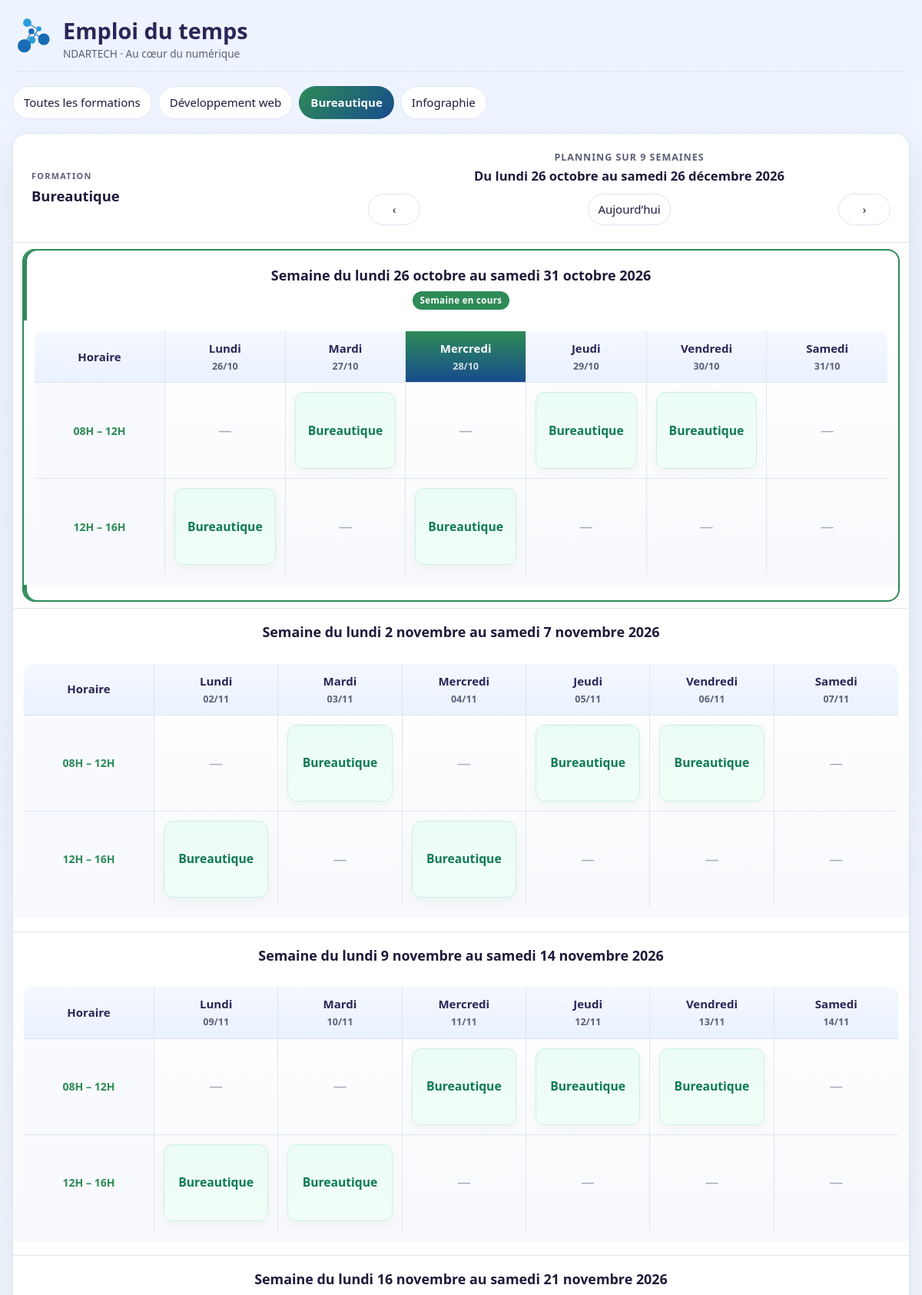
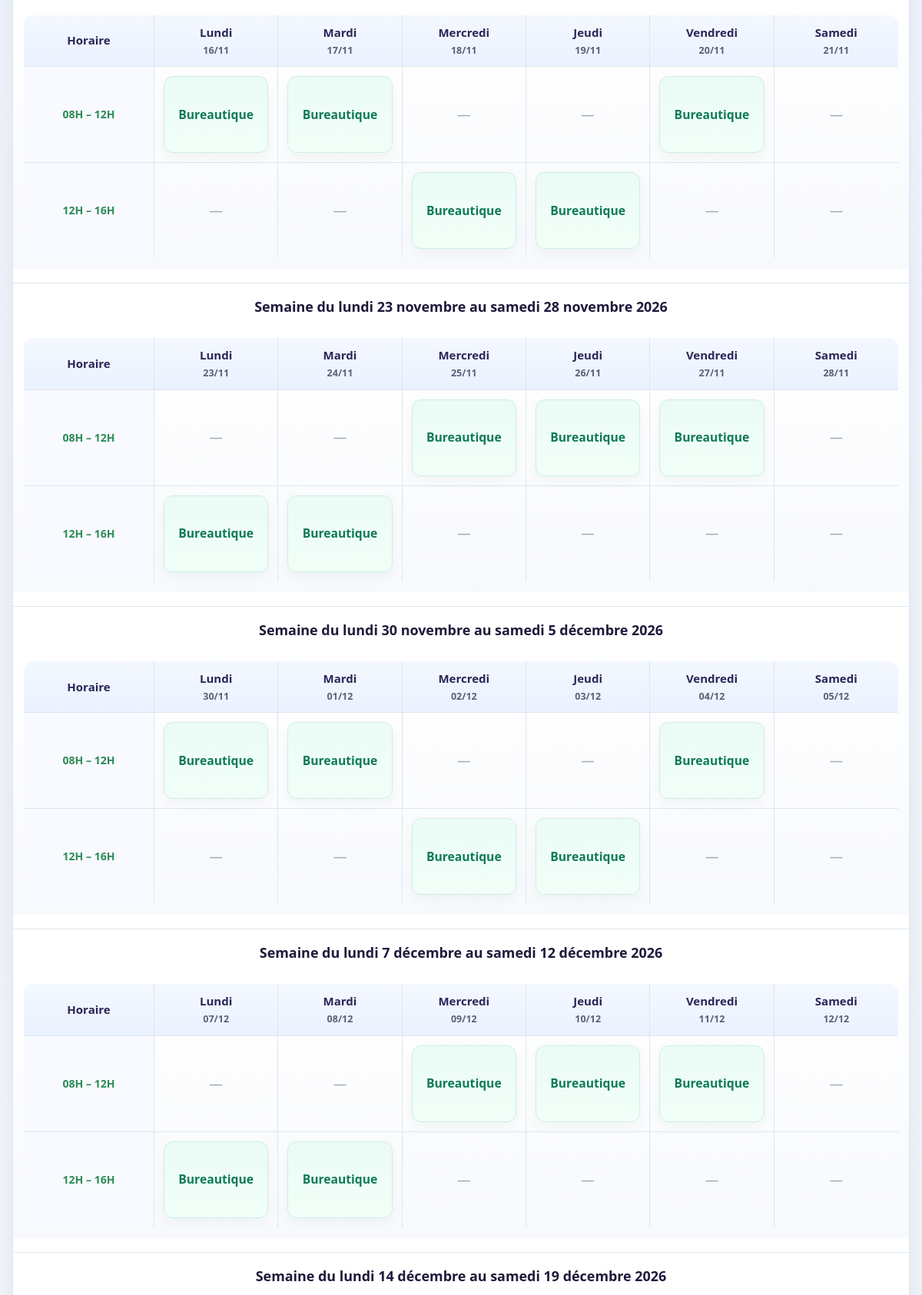
/?f=2&w=2026-10-26 (upper part), run on the app's committed database (2 pictures, top to bottom).
### tables this page shows
CREATE TABLE courses(id INTEGER PRIMARY KEY, formation INTEGER NOT NULL, day TEXT NOT NULL, hs TEXT NOT NULL, he TEXT NOT NULL, title TEXT NOT NULL, room TEXT NOT NULL DEFAULT '');

### public/index.php (the view, shortened to what this page needs)
<?php
require __DIR__ . '/../app/bootstrap.php';
$f = (int)($_GET['f'] ?? 1); if ($f !== 0 && !isset(FORMS[$f])) $f = 1;
$defaultWeek = (int)date('N') >= 6 ? addd(monday(), 7) : monday();
$w = monday($_GET['w'] ?? $defaultWeek);
$weekCount = 9;
$lastWeek = addd($w, ($weekCount - 1) * 7);
$end = addd($lastWeek, 5);
$sql = 'SELECT formation,day,hs,he,title,room FROM courses WHERE day BETWEEN ? AND ?';
if ($f !== 0) $sql .= ' AND formation=?';
$sql .= ' ORDER BY day,hs,formation';
$q = db()->prepare($sql);
$q->execute($f === 0 ? [$w, $end] : [$w, $end, $f]);
$validationQuery = db()->prepare('SELECT formation,day,hs,he,title,room FROM courses WHERE day BETWEEN ? AND ?');
$validationQuery->execute([$w, $end]);
$weeks = [];
for ($i = 0; $i < $weekCount; $i++) {
    $week = addd($w, $i * 7);
    $weeks[$week] = ['by' => [], 'slots' => [], 'note' => ''];
}
foreach ($q as $r) {
    $week = monday($r['day']);
    $slot = $r['hs'] . '-' . $r['he'];
    $weeks[$week]['by'][$slot][$r['day']][] = $r;
    $weeks[$week]['slots'][$slot] = ['hs' => $r['hs'], 'he' => $r['he']];
}
$url = fn(int $ff, string $ww) => h('?f=' . $ff . '&w=' . $ww);
$today = date('Y-m-d');
$weekShortcut = (int)date('N') >= 6 ? 'Semaine prochaine' : 'Aujourd’hui';
echo '<nav class="tabs">';
echo '<a class="tab' . ($f === 0 ? ' on' : '') . '" href="' . $url(0, $w) . '">Toutes les formations</a>';
foreach (FORMS as $id => [$name, $c]) echo '<a class="tab ' . $c . ($id === $f ? ' on' : '') . '" href="' . $url($id, $w) . '">' . h($name) . '</a>';
echo '</nav>';
echo '<div class="schedule-shell' . ($f === 0 ? ' all-forms' : ' ' . h(FORMS[$f][1])) . '">';
echo '<div class="schedule-header"><div class="week-meta"><span class="meta-label">' . ($f === 0 ? 'Vue générale' : 'Formation') . '</span><h2>' . h($f === 0 ? 'Toutes les formations' : FORMS[$f][0]) . '</h2></div><div class="week-range"><strong class="period-label"><span class="period-title">Planning sur ' . $weekCount . ' semaines</span><span class="period-dates">' . h(schedule_period_label($w, $end)) . '</span></strong><a class="ic period-prev" href="' . $url($f, addd($w, -$weekCount * 7)) . '" aria-label="Période précédente">‹</a><a class="ic period-next" href="' . $url($f, addd($w, $weekCount * 7)) . '" aria-label="Période suivante">›</a><a class="ic period-today" href="' . $url($f, $defaultWeek) . '">' . $weekShortcut . '</a></div></div>';
$formatTime = static fn(string $time): string => substr($time, 0, 2) . 'H' . (substr($time, 3, 2) === '00' ? '' : substr($time, 3, 2));
foreach ($weeks as $week => $data) {
    $slots = $data['slots'];
    uasort($slots, static fn(array $a, array $b): int => [$a['hs'], $a['he']] <=> [$b['hs'], $b['he']]);
    $isCurrentWeek = $week === monday();
    echo '<section class="schedule-week' . ($isCurrentWeek ? ' current-week' : '') . '"><h3 class="schedule-week-heading"><span>' . h(schedule_week_label($week)) . '</span>'
        . ($isCurrentWeek ? '<span class="current-week-badge">Semaine en cours</span>' : '') . '</h3>';
    echo '<div class="schedule-table-wrap"><table class="schedule-table"><thead><tr><th scope="col">Horaire</th>';
    foreach (DAYS as $i => $name) {
        $d = addd($week, $i);
        echo '<th scope="col"' . ($d === $today ? ' class="today"' : '') . '><span>' . $name . '</span><small>' . fd($d) . '</small></th>';
    }
    echo '</tr></thead><tbody>';
    foreach ($slots as $key => $slot) {
        echo '<tr><th scope="row" class="time-cell">' . h($formatTime($slot['hs']) . ' – ' . $formatTime($slot['he'])) . '</th>';
        foreach (DAYS as $i => $_) {
            $d = addd($week, $i);
            echo '<td>';
            if (empty($data['by'][$key][$d])) echo '<span class="no-course" aria-label="Aucun cours">—</span>';
            else foreach ($data['by'][$key][$d] as $course) {
                $formationName = FORMS[(int)$course['formation']][0];
                echo '<article class="session session-' . ((int)$course['formation'] - 1) . '" aria-label="Cours programmé : ' . h($formationName) . '"><span class="session-title">' . h($formationName) . '</span></article>';
            }
            echo '</td>';
        }
        echo '</tr>';
    }
    echo '</tbody></table></div><div class="schedule-mobile">';
    for ($i = 0; $i < count(DAYS); $i++) {
        $day = addd($week, $i);
        $dayCourses = [];
        foreach ($data['by'] as $coursesBySlot) {
            foreach ($coursesBySlot[$day] ?? [] as $course) $dayCourses[] = $course;
        }
        usort($dayCourses, static fn(array $a, array $b): int => [$a['hs'], $a['formation']] <=> [$b['hs'], $b['formation']]);
        echo '<section class="schedule-day-card"><h4>' . DAYS[$i] . ' <time datetime="' . h($day) . '">' . fd($day) . '</time></h4>';
        if (!$dayCourses) echo '<p class="schedule-day-empty">Aucun cours prévu</p>';
        foreach ($dayCourses as $course) {
            $formationName = FORMS[(int)$course['formation']][0];
            echo '<article class="mobile-session session-' . ((int)$course['formation'] - 1) . '"><time>' . h($formatTime($course['hs']) . ' – ' . $formatTime($course['he'])) . '</time><span>' . h($formationName) . '</span></article>';
        }
        echo '</section>';
    }
    echo '</div></section>';
}
echo '</div>';

### data on the page
courses: formation "Bureautique"
courses: formation "Bureautique"
courses: formation "Bureautique"
courses: formation "Bureautique"
courses: formation "Bureautique"
courses: formation "Bureautique"
courses: formation "Bureautique"
courses: formation "Bureautique"
courses: formation "Bureautique"
courses: formation "Bureautique"
courses: formation "Bureautique"
courses: formation "Bureautique"
courses: formation "Bureautique"
courses: formation "Bureautique"
courses: formation "Bureautique"
courses: formation "Bureautique"
courses: formation "Bureautique"
courses: formation "Bureautique"
courses: formation "Bureautique"
courses: formation "Bureautique"
courses: formation "Bureautique"
courses: formation "Bureautique"
courses: formation "Bureautique"
courses: formation "Bureautique"
courses: formation "Bureautique"
courses: formation "Bureautique"
courses: formation "Bureautique"
courses: formation "Bureautique"
courses: formation "Bureautique"
courses: formation "Bureautique"
courses: formation "Bureautique"
courses: formation "Bureautique"
courses: formation "Bureautique"
courses: formation "Bureautique"
courses: formation "Bureautique"

### other printed values
$title "Emploi du temps"
$name "Développement web"
$name "Bureautique"
$name "Infographie"
$f === 0 ? 'Toutes les formations' : FORMS[$f][0] "Bureautique"
$weekCount "9"
schedule_period_label($w, $end) "Du lundi 26 octobre au samedi 26 décembre 2026"
schedule_week_label($week) "Semaine du lundi 26 octobre au samedi 31 octobre 2026"
$name "Lundi"
fd($d) "26/10"
$name "Mardi"
fd($d) "27/10"
$name "Mercredi"
fd($d) "28/10"
$name "Jeudi"
